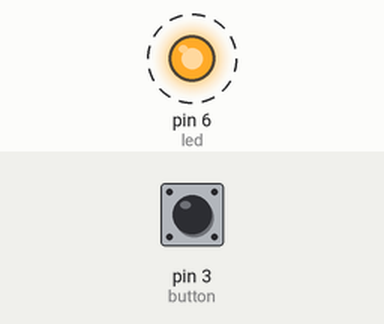
This sketch was run on a simulated Arduino Uno, built with avr-gcc and run on an emulated ATmega328P. Parts: output pins drawn as LEDs (lit = HIGH). Dashed ring = blinking. Inputs (shaded band) come from the test bench; at power-on: pin 3 (button) HIGH.

Above: at 0.9 s.
1.3 s: pin 3 (button) pulled LOW for 3.2 s
At 1.3 s:
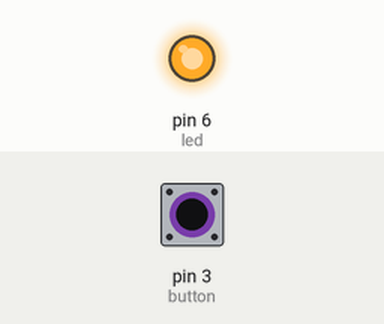
At 1.9 s:
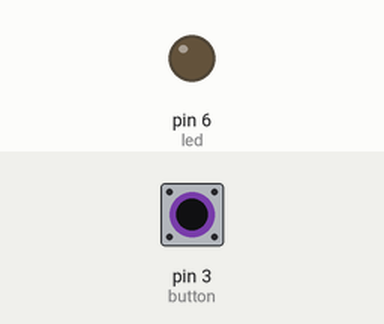
Timing chart, 0 to 12.0 s (numbered marks = the images above; inputs shaded):
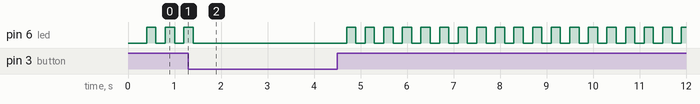

The sketch:

blink_led.ino
```cpp
/*
   Blink
   Turns on and off an LED with a button press
*/

// the setup function runs once when you press reset or power the board
int button;
int led;
int keyPressed;

void setup()
{
  button = 3;
  led = 6;
  // set up the read and write button
  pinMode(button, INPUT_PULLUP);
  pinMode(led, OUTPUT);
}


// the loop function runs over and over again forever

void loop() {
  // button is pressed
  if(digitalRead(button)==HIGH){
    keyPressed = ~keyPressed;
    delay(200);
  }
  if(keyPressed==0){
    digitalWrite(led, HIGH);
  }
  else{
    digitalWrite(led, LOW);
  }
}
```

Measured:
- by itself, pin 6 (led): repeats every 0.40 s: HIGH 0.20 s, LOW 0.20 s
